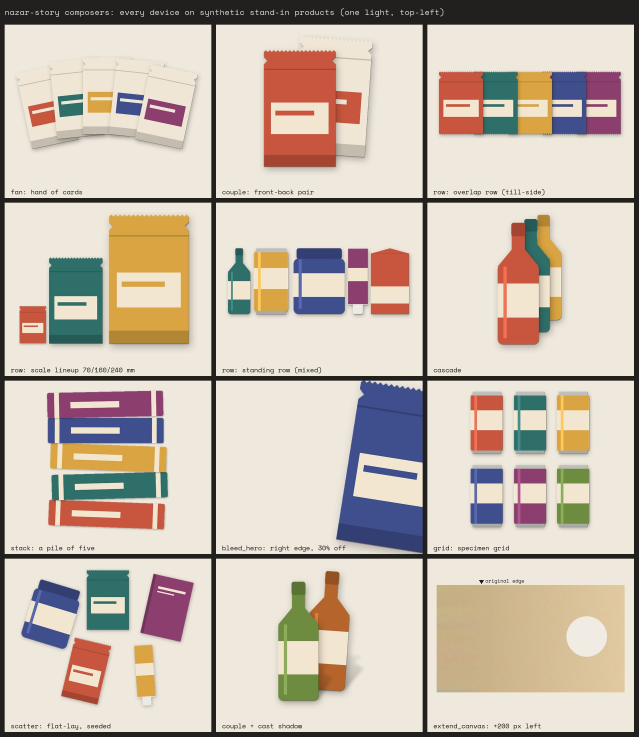
#> input picture nazar-story/examples/composers_sheet.jpg, 1916 x 2210 px (shown at 1/3 size)
$ python palette_check.py ../../nazar-story/examples/composers_sheet.jpg
#> lines starting #> are read from the running program, lines starting #| are printed output that depends on the picture
#!/usr/bin/env python3
"""
nazar-colour/engine/palette_check.py: archive images -> palette -> checked.

Implements the colour kit's own rules (numpy + Pillow only):
  1. extract a palette from real source material: k-means in OKLab (perceptual),
     k-means++ init, several seeds, best kept; each colour gets hex, OKLCH, share
     and a role (ground = large and low-chroma, accent = small and high-chroma)
  2. WCAG 2.x contrast ratio for every pair (4.5:1 normal text, 3:1 large text/UI)
  3. colour-blind check: simulate protan / deutan / tritan (Machado, Oliveira &
     Fernandes 2009, severity 1.0, applied in linear RGB) and report any pair that
     collapses (OKLab distance under 0.04) for that viewer
  4. greyscale check: pairs whose lightness gap is too small to read without hue

APCA is deliberately not used: as of April 2026 its place in WCAG 3 is unresolved,
so WCAG 2.2 stays the compliance check (see references/colour.md section 4).

    python palette_check.py image_or_folder [--k 6] [--json]
"""
import json
import os
import sys

import numpy as np
from PIL import Image

EXTS = {".png", ".jpg", ".jpeg", ".webp", ".bmp", ".tif", ".tiff"}
M_OK1 = np.array([[0.4122214708, 0.5363325363, 0.0514459929], [0.2119034982, 0.6806995451, 0.1073969566], [0.0883024619, 0.2817188376, 0.6299787005]])
M_OK2 = np.array([[0.2104542553, 0.7936177850, -0.0040720468], [1.9779984951, -2.4285922050, 0.4505937099], [0.0259040371, 0.7827717662, -0.8086757660]])
M_OK2I = np.array([[1.0, 0.3963377774, 0.2158037573], [1.0, -0.1055613458, -0.0638541728], [1.0, -0.0894841775, -1.2914855480]])
M_OK1I = np.array([[4.0767416621, -3.3077115913, 0.2309699292], [-1.2684380046, 2.6097574011, -0.3413193965], [-0.0041960863, -0.7034186147, 1.7076147010]])
# Machado et al. 2009, severity 1.0, linear RGB
SIM = {
    "protan (no red)": np.array([[0.152286, 1.052583, -0.204868], [0.114503, 0.786281, 0.099216], [-0.003882, -0.048116, 1.051998]]),
    "deutan (no green)": np.array([[0.367322, 0.860646, -0.227968], [0.280085, 0.672501, 0.047413], [-0.011820, 0.042940, 0.968881]]),
    "tritan (no blue)": np.array([[1.255528, -0.076749, -0.178779], [-0.078411, 0.930809, 0.147602], [0.004733, 0.691367, 0.303900]]),
}


def to_linear(rgb):
    return np.where(rgb <= 0.04045, rgb / 12.92, ((rgb + 0.055) / 1.055) ** 2.4)


def from_linear(c):
    c = np.clip(c, 0, 1)
    return np.where(c <= 0.0031308, 12.92 * c, 1.055 * c ** (1 / 2.4) - 0.055)


def oklab(rgb):
    return np.cbrt(to_linear(np.asarray(rgb, float)) @ M_OK1.T) @ M_OK2.T


def from_oklab(lab):
    return from_linear((np.asarray(lab, float) @ M_OK2I.T) ** 3 @ M_OK1I.T)


def hexof(rgb):
    return "#%02X%02X%02X" % tuple(int(round(float(v) * 255)) for v in np.clip(rgb, 0, 1))


def luminance(rgb):
    r, g, b = to_linear(np.asarray(rgb, float))
    return 0.2126 * r + 0.7152 * g + 0.0722 * b


def contrast(a, b):
    la, lb = luminance(a), luminance(b)
    hi, lo = max(la, lb), min(la, lb)
    return (hi + 0.05) / (lo + 0.05)


def kmeans(x, k, seed, iters=30):
    rng = np.random.default_rng(seed)
    c = [x[rng.integers(len(x))]]
    for _ in range(1, k):
        d2 = np.min(((x[:, None] - np.array(c)[None]) ** 2).sum(-1), 1)
        c.append(x[rng.choice(len(x), p=d2 / d2.sum())])
    c = np.array(c)
    for _ in range(iters):
        lab = np.argmin(((x[:, None] - c[None]) ** 2).sum(-1), 1)
        new = np.array([x[lab == i].mean(0) if np.any(lab == i) else c[i] for i in range(k)])
        if np.allclose(new, c, atol=1e-5):
            break
        c = new
    return c, lab, ((x - c[lab]) ** 2).sum()


def load(path, side=200, per=3000):
    files = [path] if os.path.isfile(path) else sorted(os.path.join(path, f) for f in os.listdir(path) if os.path.splitext(f)[1].lower() in EXTS)
    rng = np.random.default_rng(0)
    px = []
    for f in files:
        im = Image.open(f).convert("RGB"); im.thumbnail((side, side))
        a = np.asarray(im, np.float32).reshape(-1, 3) / 255
        px.append(a[rng.choice(len(a), min(per, len(a)), replace=False)])
    return np.concatenate(px), len(files)


def palette(pixels, k=6):
    lab = oklab(pixels)
    c, lab_i, _ = min((kmeans(lab, k, s) for s in range(4)), key=lambda r: r[2])
    share = np.bincount(lab_i, minlength=k) / len(lab_i)
    out = []
    for i in np.argsort(-share):
        L, a, b = c[i]
        rgb = from_oklab(c[i])
        ch = float(np.hypot(a, b))
        out.append({"hex": hexof(rgb), "rgb": [float(v) for v in np.clip(rgb, 0, 1)], "share": round(float(share[i]), 3),
                    "oklch": [round(float(L), 3), round(ch, 3), round(float(np.degrees(np.arctan2(b, a)) % 360))],
                    "role": "ground" if share[i] > 0.3 and ch < 0.08 else "accent" if ch > 0.1 and share[i] < 0.15 else "support"})
    return out


def checks(pal):
    n = len(pal)
    pairs = []
    for i in range(n):
        for j in range(i + 1, n):
            a, b = pal[i], pal[j]
            cr = contrast(a["rgb"], b["rgb"])
            row = {"a": a["hex"], "b": b["hex"], "contrast": round(cr, 2),
                   "wcag": "AA text" if cr >= 4.5 else "large text / UI only" if cr >= 3 else "fails",
                   "grey_gap_L": round(abs(a["oklch"][0] - b["oklch"][0]), 3), "collapses_for": []}
            for name, M in SIM.items():
                sa, sb = from_linear(to_linear(np.array(a["rgb"])) @ M.T), from_linear(to_linear(np.array(b["rgb"])) @ M.T)
                if float(np.linalg.norm(oklab(sa) - oklab(sb))) < 0.04 <= float(np.linalg.norm(oklab(a["rgb"]) - oklab(b["rgb"]))):
                    row["collapses_for"].append(name)
            pairs.append(row)
    return pairs


def derive_tokens(pal, accent_hex=None):
    """Assign brand roles from a palette BY CONTRAST, not by list order (a mid-blue picked as
    'secondary' on a blue ground was 1.55:1 and the handle text vanished). Returns (tokens, notes).
      base = darkest, light = lightest
      secondary       = the palette colour with the best contrast on base      (needs >= 4.5:1)
      secondary_dark  = the palette colour with the best contrast on light     (needs >= 4.5:1)
      accent          = accent_hex if given, else the most chromatic colour     (needs >= 3:1 on base)
    A role that can't reach its threshold falls back to the best available and says so."""
    h2 = lambda h: [int(h[i:i + 2], 16) / 255 for i in (1, 3, 5)]
    L = sorted(pal, key=lambda p: p["oklch"][0])
    base, light = L[0]["hex"], L[-1]["hex"]
    notes = []

    def best(on, exclude):
        c = [(contrast(h2(p["hex"]), h2(on)), p["hex"]) for p in pal if p["hex"] not in exclude]
        return max(c) if c else (0.0, on)
    cs, sec = best(base, {base})
    cd, sec_d = best(light, {light})
    if cs < 4.5:
        notes.append(f"no palette colour reaches 4.5:1 for small text on the base (best {cs:.2f}:1): secondary text will be hard to read")
    elif sec == light:
        notes.append("no distinct secondary passes 4.5:1 on the base, so it reuses the light colour: only two text levels")
    if cd < 4.5:
        notes.append(f"no palette colour reaches 4.5:1 for small text on the light ground (best {cd:.2f}:1)")
    elif sec_d == base:
        notes.append("no distinct dark secondary passes 4.5:1 on the light ground, so it reuses the base")
    acc = accent_hex or max(pal, key=lambda p: p["oklch"][1])["hex"]
    ca = contrast(h2(acc), h2(base))
    if ca < 3.0:
        notes.append(f"the accent is only {ca:.2f}:1 on the base (needs 3:1)")
    return {"base": base, "light": light, "secondary": sec, "secondary_dark": sec_d, "accent": acc}, notes


def run(path, k=6):
#> called with k = 6
    px, n = load(path)
#> in load, im is the input picture: PIL image 1916x2210 RGB; mean R, G, B 199.7, 188.1, 175.3
#> in load, `im.thumbnail((side, side))`:
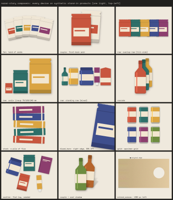
#> im: PIL image 173x200 RGB; mean R, G, B 199.7, 188.1, 175.3
#> px = 3000 rows, first 8: [0.784, 0.337, 0.243], [0.776, 0.333, 0.239], [0.243, 0.306, 0.549], [0.937, 0.914, 0.867], [0.941, 0.918, 0.871], [0.788, 0.698, 0.537], [0.808, 0.78, 0.761], [0.953, 0.929, 0.882]; n = 1
    pal = palette(px, k)
#> in palette, `lab = oklab(pixels)`: lab = 3000 rows, first 8: [0.594, 0.126, 0.0833], [0.59, 0.125, 0.0829], [0.442, 0.00139, -0.104], [0.935, 0.00163, 0.0172], [0.938, 0.00163, 0.0172], [0.773, 0.00866, 0.0605], [0.834, 0.00552, 0.00889], [0.948, 0.00162, 0.0171]
#> in kmeans, `c = [x[rng.integers(len(x))]]`: c = [[0.935, 0.00163, 0.0172]]
#> after the loop in kmeans, `for _ in range(1, k):`: c = [[0.935, 0.00163, 0.0172], [0.675, 0.0908, 0.0603], [0.244, 0.00038, 0.00401], [0.446, 0.00147, -0.104], [0.462, 0.125, -0.0338], [0.751, 0.000333, 0.0148]]
#> in palette, `c, lab_i, _ = min((kmeans(lab, k, s) for s in range(4)), key=lambda r:..`: c = [[0.932, 0.00181, 0.0183], [0.599, 0.108, 0.0753], [0.262, 0.000848, 0.0028], [0.772, 0.0095, 0.0485], [0.518, -0.0232, 0.00682], [0.456, 0.0403, -0.0774]]; lab_i = 3000 values, max 5 at index 2, min 0 at index 3, mean 1.2
#> in palette, `share = np.bincount(lab_i, minlength=k) / len(lab_i)`: share = [0.606, 0.0537, 0.058, 0.157, 0.0693, 0.0563]
#> the loop in palette, `for i in np.argsort(-share):` made 6 passes
#> (i, L, a, b, rgb, ch) on passes 2, 3, 4, 6: (3, 0.772, 0.0095, 0.0485, [0.777, 0.697, 0.572], 0.0495), (4, 0.518, -0.0232, 0.00682, [0.362, 0.428, 0.394], 0.0242), (2, 0.262, 0.000848, 0.0028, [0.146, 0.142, 0.137], 0.00293), (1, 0.599, 0.108, 0.0753, [0.756, 0.373, 0.278], 0.131)
#> (L, a, b, rgb, ch) on passes 1, 5: (0.932, 0.00181, 0.0183, [0.934, 0.909, 0.859], 0.0184), (0.456, 0.0403, -0.0774, [0.363, 0.296, 0.506], 0.0872)
#> after the loop in palette, `for i in np.argsort(-share):`: out = 6 items
#> pal = 6 items
    return {"n_images": n, "palette": pal, "pairs": checks(pal)}
#> in checks, `n = len(pal)`: n = 6
#> the loop in checks, `for i in range(n):` made 6 passes
#> after the loop in checks, `for i in range(n):`: pairs = 15 items


if __name__ == "__main__":
    import argparse
    ap = argparse.ArgumentParser(description=__doc__, formatter_class=argparse.RawDescriptionHelpFormatter)
    ap.add_argument("path"); ap.add_argument("--k", type=int, default=6); ap.add_argument("--json", action="store_true")
    a = ap.parse_args()
    r = run(a.path, a.k)
#> r = 3 items
    if a.json:
        print(json.dumps(r, indent=2))
    else:
        print(f"{r['n_images']} images")
#| 1 images
        for p in r["palette"]:
            print(f"  {p['hex']}  {p['share']*100:5.1f}%  OKLCH {p['oklch']}  {p['role']}")
#> this loop made 6 passes
#|   #EEE8DB   60.6%  OKLCH [0.932, 0.018, 84]  ground
#|   #C6B292   15.7%  OKLCH [0.772, 0.049, 79]  support
#|   #5C6D65    6.9%  OKLCH [0.518, 0.024, 164]  support
#|   #252423    5.8%  OKLCH [0.262, 0.003, 73]  support
#|   #5D4B81    5.6%  OKLCH [0.456, 0.087, 298]  support
#|   #C15F47    5.4%  OKLCH [0.599, 0.131, 35]  accent
        print("pairs:")
        for p in sorted(r["pairs"], key=lambda p: -p["contrast"])[:8]:
            print(f"  {p['a']} on {p['b']}: {p['contrast']}:1 {p['wcag']}" + (f"  COLLAPSES for {', '.join(p['collapses_for'])}" if p["collapses_for"] else ""))
#> this loop made 8 passes
#|   #EEE8DB on #252423: 12.65:1 AA text
#|   #C6B292 on #252423: 7.49:1 AA text
#|   #EEE8DB on #5D4B81: 6.14:1 AA text
#|   #EEE8DB on #5C6D65: 4.48:1 large text / UI only
#|   #252423 on #C15F47: 3.68:1 large text / UI only
#|   #C6B292 on #5D4B81: 3.63:1 large text / UI only
#|   #EEE8DB on #C15F47: 3.44:1 large text / UI only
#|   #5C6D65 on #252423: 2.82:1 fails
